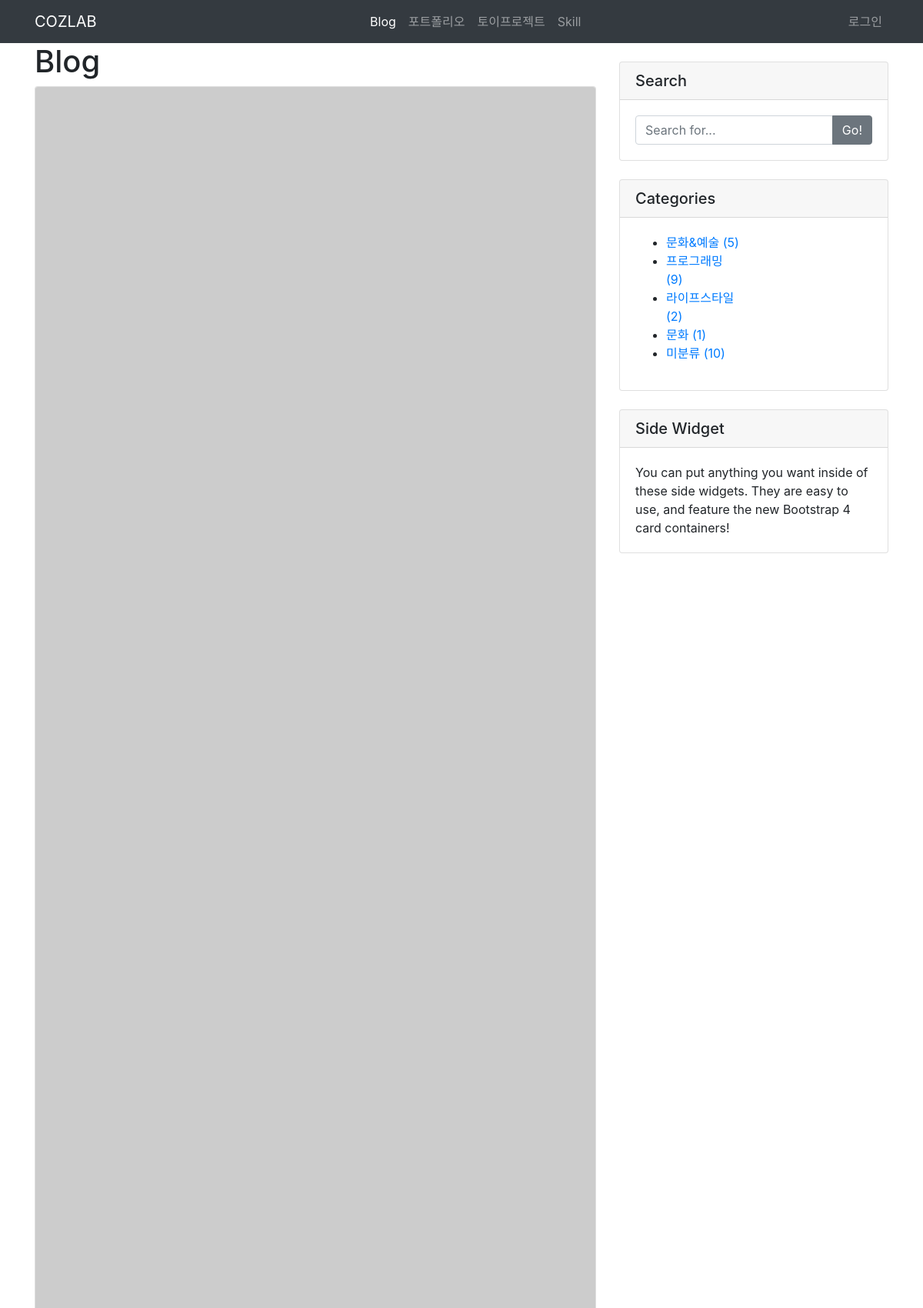
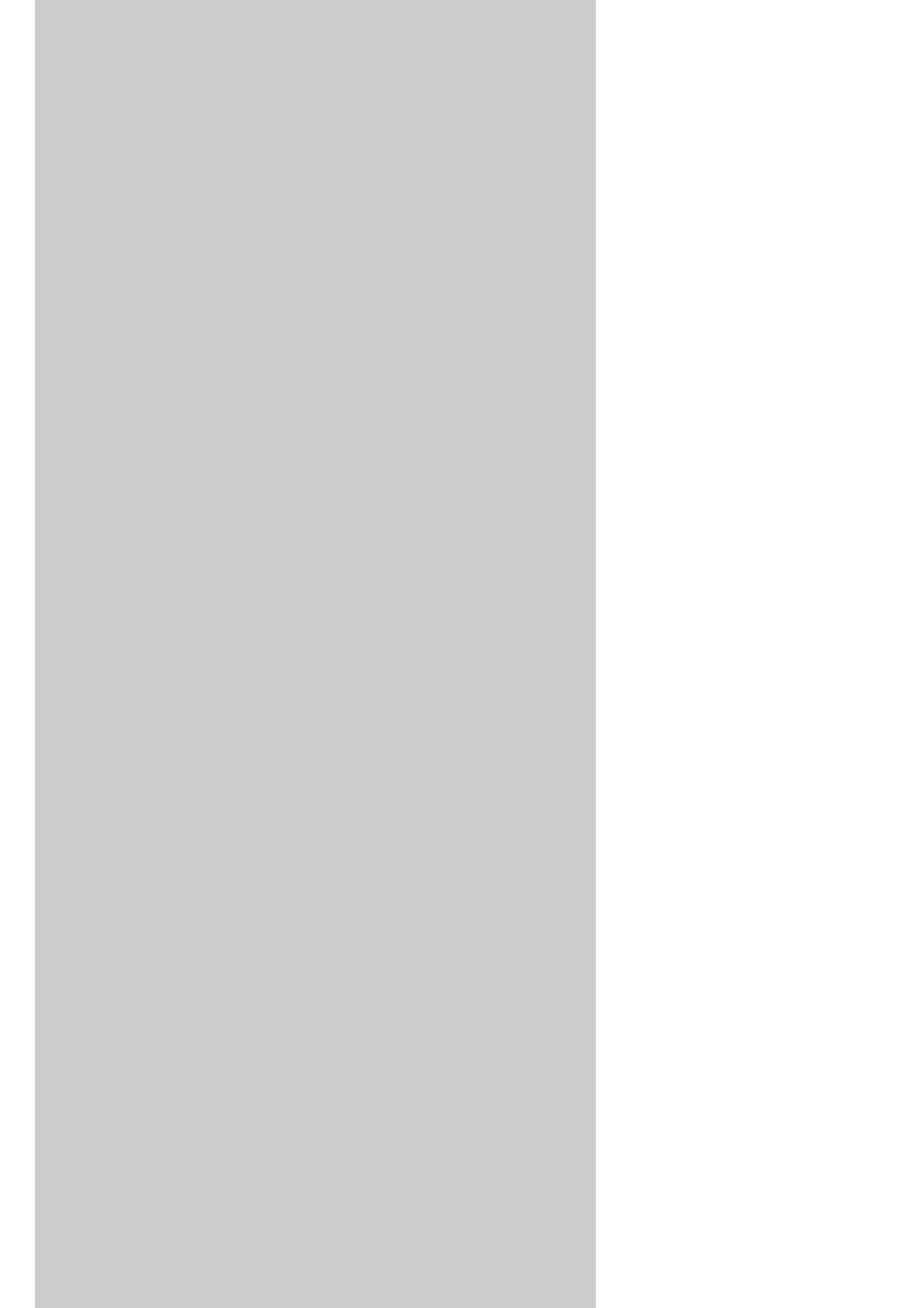
Screenshot of /blog/ (upper part) with the database file from the repository (2 pictures, top to bottom).
### blog/models.py (models this page shows, shortened)
class Post(models.Model):
    title = models.CharField(max_length=30)
    hook_text = models.CharField(max_length=100, blank=True)
    content = models.TextField()
    head_image = models.ImageField(upload_to='blog/images/%Y/%m/%d/', blank=True)
    file_upload = models.FileField(upload_to='blog/files/%Y/%m/%d/', blank=True)
    created_at = models.DateTimeField(auto_now_add=True)
    updated_at = models.DateTimeField(auto_now=True)
    author = models.ForeignKey(User,null=True, on_delete=models.SET_NULL)
    category = models.ForeignKey(Category, null=True, blank=True, on_delete=models.SET_NULL)
    tags = models.ManyToManyField(Tag, blank=True)
    def get_absolute_url(self):
        return f'/blog/{self.pk}/'

class Category(models.Model):
    name = models.CharField(max_length=50, unique=True)
    slug = models.SlugField(max_length=200, unique=True, allow_unicode=True)
    def __str__(self):
        return self.name
    def get_absolute_url(self):
        return f'/blog/category/{self.slug}/'
    class Meta:
        verbose_name_plural = 'Category'

### blog/views.py (the view)
# urls.py: path('',views.PostList.as_view()),
class PostList(ListView):
    model = Post
    ordering = '-pk'
    paginate_by = 3
    def get_context_data(self, **kwargs ):
        context = super(PostList, self).get_context_data()
        context['categories'] =  Category.objects.all()
        context['no_category_post_count'] = Post.objects.filter(category=None).count()
        return context

### blog/models.py (called while the page is built)
    def __str__(self):
        return self.name

    def get_absolute_url(self):
        return f'/blog/tag/{self.slug}/'

### blog/templates/blog/post_list.html (shortened to what this page needs)
{% extends 'blog/base.html' %}
{% block main-area %}
<div class="row">
  <div class="col-md-8" id="main-area">
    <h1>Blog
    </h1>
    {% for p in post_list %}
    <div class="card mb-4" id="post-{{p.pk}}">
      {% if p.head_imge %}
      <img class="card-img-top" src="{{p.head_image.url}}" alt="{{p}}" head im-age>
      {% else %}
      <img class="card-img-top" src="https://picsum.photos/seed/{{p.id}}/800/200" alt="random_image">
      {% endif %}
    </div>
    {% endfor %}
  </div>
{% include 'blog/side_wizet.html' %}
</div>
{% endblock %}

### blog/templates/blog/side_wizet.html
      <div class="col-md-4">
        <div class="card my-4">
          <h5 class="card-header">Search</h5>
          <div class="card-body">
            <div class="input-group">
              <input class="form-control" type="text" placeholder="Search for..."  id="search-input">
              <span class="input-group-append"><button class="btn btn-secondary" type="button" onclick="searchPost();">Go!</button></span>
            </div>
          </div>
        </div>
        <div class="card my-4"  id="categories-card">
          <h5 class="card-header">Categories</h5>
          <div class="card-body">
            <div class="row">
              <div class="col-lg-6">
                <ul>
                  {% for category in categories %}
                  <li><a href="{{ category.get_absolute_url }}">{{ category }} ({{category.post_set.count}})</a></li>
                  {% endfor %}
                  <li><a href="/blog/category/no_category/">미분류 ({{no_category_post_count}})</a></li>
                </ul>
              </div>
            </div>
          </div>
        </div>
        <div class="card my-4">
          <h5 class="card-header">Side Widget</h5>
          <div class="card-body">You can put anything you want inside of these side widgets. They are easy to use, and
            feature the new Bootstrap 4 card containers!</div>
        </div>
      </div>

### rows the page displays
Category: name "문화&예술", post_set.count "5"
Category: name "프로그래밍", post_set.count "9"
Category: name "라이프스타일", post_set.count "2"
Category: name "문화", post_set.count "1"

### other values shown
{{ no_category_post_count }} "10"
